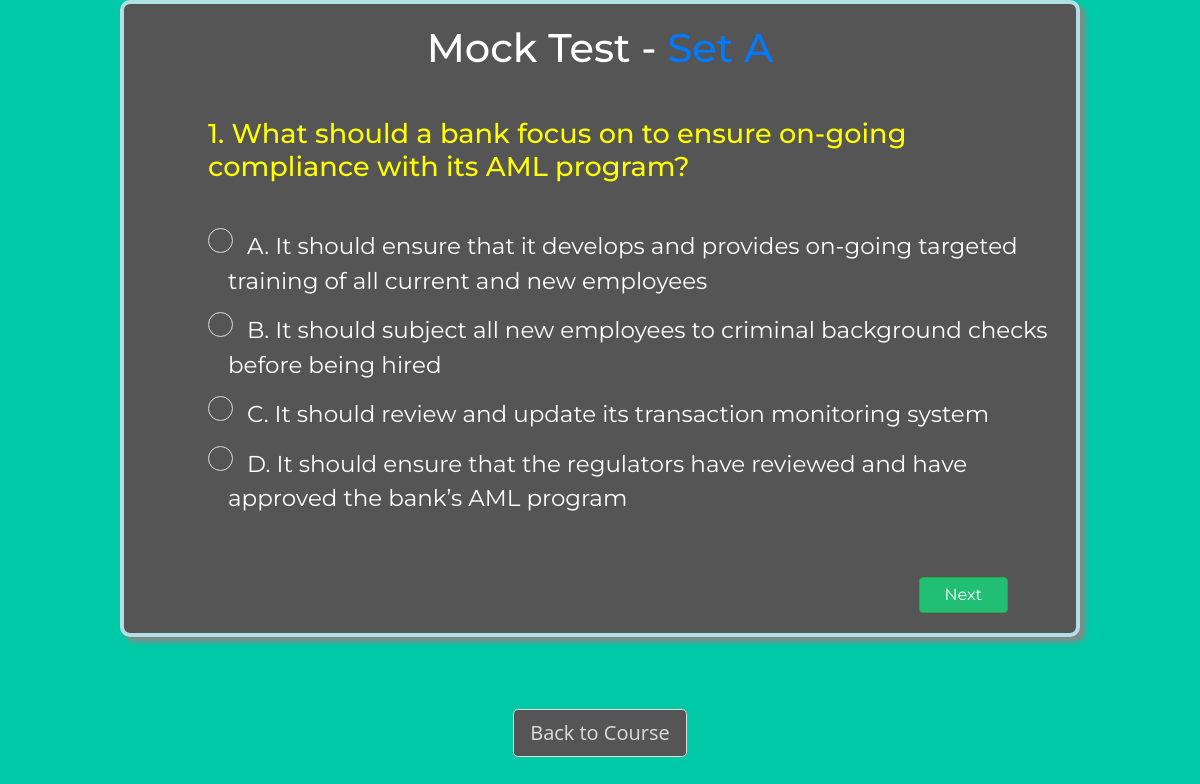
Screenshot of /watch-course/quizquestions/1 (signed in) with the database file from the repository.
### CAMS_Quiz/models.py (models this page shows, shortened)
class QuizQuestion(models.Model):
    category=models.ForeignKey(QuizSet, on_delete=models.CASCADE)
    question=models.TextField()
    opt_1=models.CharField(max_length=500)
    opt_2=models.CharField(max_length=500)
    opt_3=models.CharField(max_length=500)
    opt_4=models.CharField(max_length=500)
    right_opt=models.CharField(max_length=500)
    class Meta:
        verbose_name_plural='Questions'

### CAMS_Quiz/views.py (the view)
# urls.py: path('/quizquestions/<int:cat_id>', views.CAMS_QUESTIONS, name='quizquestions'),
@login_required
def CAMS_QUESTIONS(request, cat_id):
    category=QuizSet.objects.get(id=cat_id)
    question=QuizQuestion.objects.filter(category=category).order_by('id').first()
    return render(request, 'CAMS_Quiz/Camsquestions.html',{'question':question,'category':category})

### templates/CAMS_Quiz/Camsquestions.html (shortened to what this page needs)
<!DOCTYPE html>
<html>
	<head>
        {% load static %}
		<link rel="stylesheet" type="text/css" href="https://maxcdn.bootstrapcdn.com/bootstrap/4.0.0/css/bootstrap.min.css">
		<link type='text/css' rel='stylesheet' href='{% static 'assets/CAMS_Quiz/css/quiz.css' %}'>
	</head>
	<body>
		<div id='container'>
			<div id='title'>
				<h1>Mock Test - <span class="text-primary">{{category.title}}</span></h1>
			</div>
   			<br/>
			  <div class="question1">
				<div class="py-2 h5">{{question.question}}</div>
				<br>
				<form id="question_form" method="post" action="{% url 'submit_answer' category.id question.id %}">
					<div class="ml-md-0 ml-sm-0 pl-md-0 pt-sm-0 pt-1" id="options">
						<label class="options">
							{{question.opt_1}}
							<span class="checkmark"></span>
						</label>
						<label class="options">
							{{question.opt_2}}
							<span class="checkmark"></span>
						</label>
						<label class="options">
							{{question.opt_3}}
							<span class="checkmark"></span>
						</label>
						<label class="options">
							{{question.opt_4}}
							<span class="checkmark"></span>
						</label>
					</div>
					<br>
					<div class="d-flex align-items-center pt-3">
						<div class="ml-auto mr-sm-5">
							<button type="submit" name="submit" class="btn btn-success submitBtn">Next</button>
						</div>
					</div>
				</form>
			</div>
        </div>
    <br>
	<br>
    <div class="text-center mt-4">
        <a href="{% url 'watch_course' slug='ultimate-certified-anti-money-laundering-specialistcams-certification-course' %}" class="btn btn-lg btn-primary">Back to Course</a>
    </div>
</body>
	</html>

### static/assets/CAMS_Quiz/css/quiz.css (style rules this page uses)
body { font-family: 'Open Sans'; font-size: 1em; background: #00C9A7; }
h1 { text-align: center; }
.py-2 { padding-top: 0.5rem; padding-bottom: 0.5rem; width: 100%; }
.h5 { font-size: 1.7rem; color: yellow; }
#container { margin:auto; padding: 20px; background-color: #555; border:4px solid #B0E0E6; border-radius:10px; color: #FFFFFF; box-shadow: 5px 5px 5px #888; font-family: 'Montserrat', sans-serif; font-size: 20px; max-width: 80%; }
.question1 { margin-left: 0rem; padding-left: 4rem; padding-top: 0; margin-right: 0rem; }
.options { position: relative; padding-left: 20px; }
#options label { display: block; margin-bottom: 15px; font-size: 23px; cursor: pointer; }
.checkmark { position: absolute; top: -1px; left: 0; height: 25px; width: 25px; background-color: #555; border: 1px solid #ddd; border-radius: 50%; }
.options .checkmark:after { content: ""; width: 10px; height: 10px; display: block; background: white; position: absolute; top: 50%; left: 50%; border-radius: 50%; transform: translate(-50%,-50%) scale(0); transition: 300ms ease-in-out 0s; }
.btn-primary { background-color: #555; color: #ddd; border: 1px solid #ddd; }
.btn-success { padding: 5px 25px; background-color: #21bf73; }

### rows the page displays
QuizQuestion: question "1. What should a bank focus on to ensure on-going compliance with its AML program?", opt_1 "A. It should ensure that it develops and provides on-going targeted training of all current and new employees", opt_2 "B. It should subject all new employees to criminal background checks before being hired", opt_3 "C. It should review and update its transaction monitoring system", opt_4 "D. It should ensure that the regulators have reviewed and have approved the bank’s AML program"
